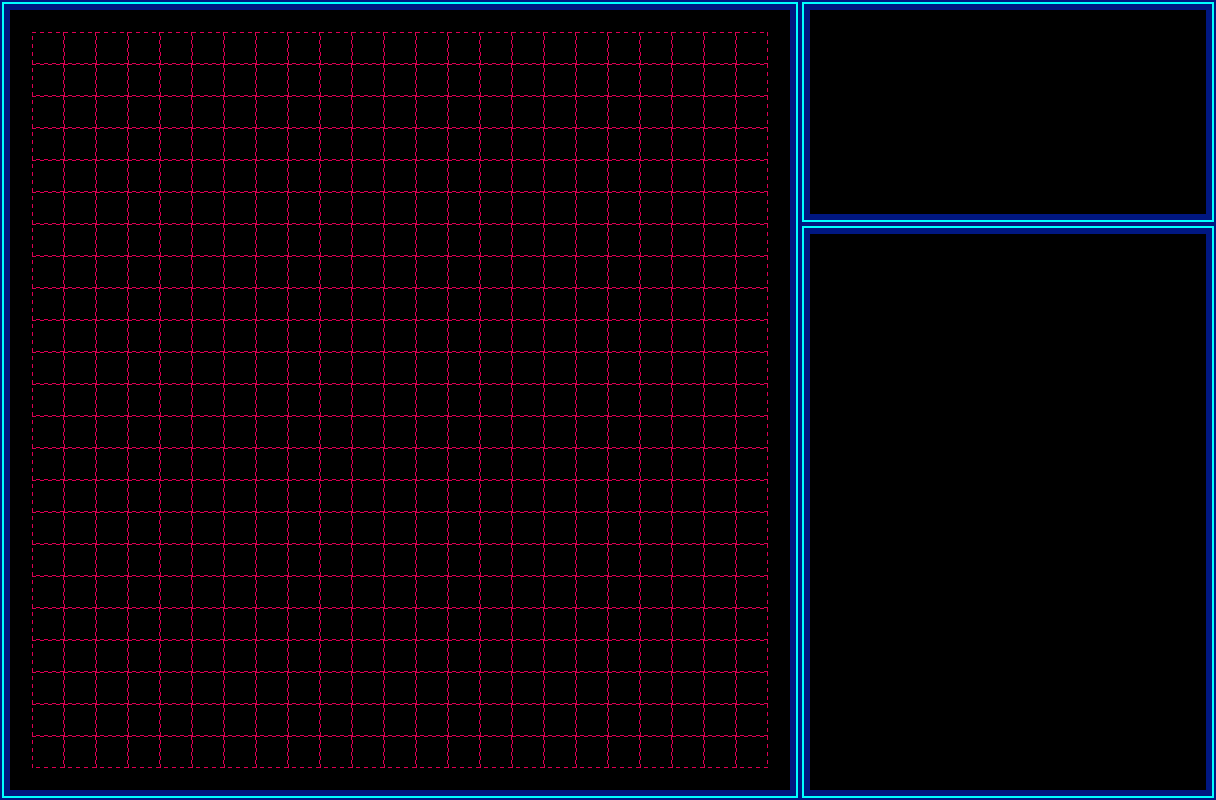

This game map was drawn from its Tiled (.tmx) file and the tilesets committed beside it. A one-line description and the trimmed map source follow:
An orthogonal 38x25 tile map with 32x32 px tiles, 1 tile layer (Capa de Patrones 1).

<map version="1.2" tiledversion="1.2.4" orientation="orthogonal" renderorder="right-down" width="38" height="25" tilewidth="32" tileheight="32" infinite="0" nextlayerid="5" nextobjectid="1">
 <tileset firstgid="1" name="tmw_desert_spacing" tilewidth="32" tileheight="32" spacing="1" margin="1" tilecount="48" columns="8">
  <image source="tmw_desert_spacing.png" width="265" height="199" />
 </tileset>
 <layer id="3" name="Capa de Patrones 1" width="38" height="25">
  <data>[950 cells, 719 non-empty, 9 distinct tile ids]</data>
 </layer>
</map>